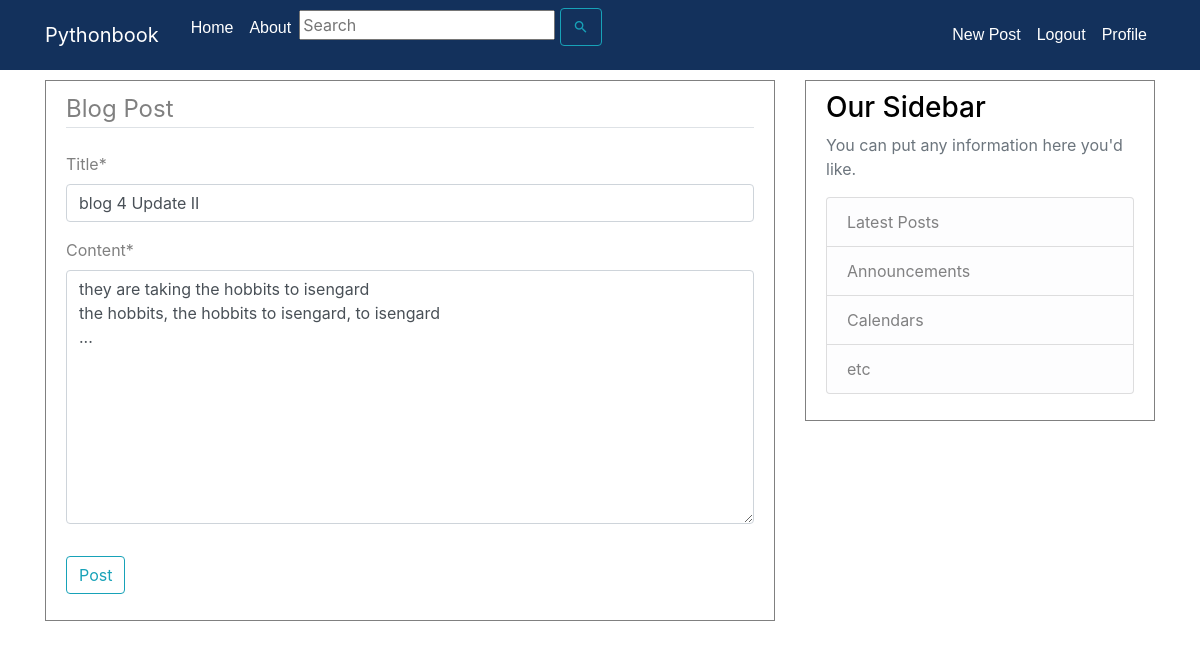
The page /post/5/update/ (signed in) on the database its author committed.
### blog/models.py (models this page shows, shortened)
class Post(models.Model):
    title = models.CharField(max_length=100)
    content = models.TextField()
    date_posted = models.DateTimeField(default=timezone.now)
    author = models.ForeignKey(User, on_delete=models.CASCADE, related_name='author')

### blog/views.py (the view, shortened to what this page needs)
# urls.py: path('post/<int:pk>/update/', PostUpdateView.as_view(), name='post-update'),
class PostUpdateView(LoginRequiredMixin, UserPassesTestMixin, UpdateView):
    model = Post
    fields = ['title', 'content']
    def test_func(self):
        post = self.get_object()
        if self.request.user == post.author:
            return True
        return False

### blog/templates/blog/post_form.html (shortened to what this page needs)
{% extends "blog/base.html" %}
{% load crispy_forms_tags %}
{% block content %}
    <div class="content-section">
        <form method="POST">
            <fieldset class="form-group">
                <legend class="border-bottom mb-4">Blog Post</legend>
                {{ form|crispy }}
            </fieldset>
            <div class="form-group">
                <button class="btn btn-outline-info" type="submit">Post</button>
            </div>
        </form>
    </div>
{% endblock content %}

### blog/static/blog/main.css (style rules this page uses)
body { background: white; color: grey; margin-top: 5rem; }
.content-section { color:grey; padding: 10px 20px; border: 1px solid; margin-bottom: 20px; }

### rows shown on the page
Post: title "blog 4 Update II", content "they are taking the hobbits to isengard the hobbits, the hobbits to isengard, to isengard ..."
